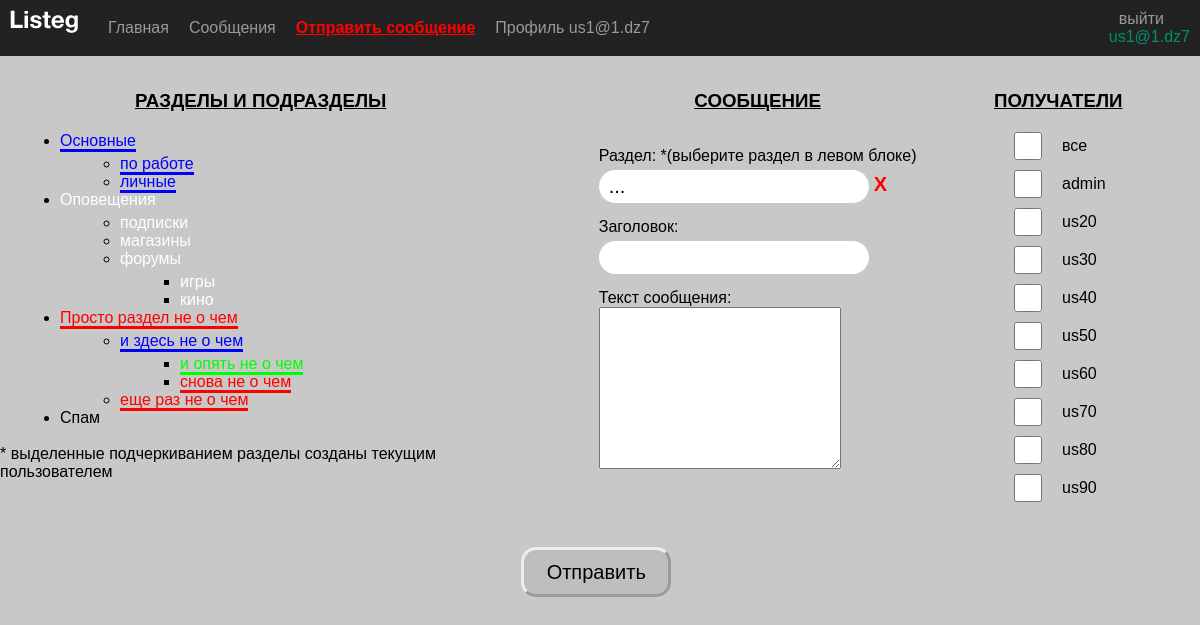
Screenshot of /route/msgOut/ (signed in) with the database file from the repository.
### tables this page shows
CREATE TABLE `sections` (
  `id` int(3) NOT NULL,
  `name` varchar(50) NOT NULL,
  `parent_id` int(3) DEFAULT '0',
  `user_id` int(11) NOT NULL,
  `color_id` int(3) DEFAULT NULL,
  `date_time` datetime NOT NULL DEFAULT CURRENT_TIMESTAMP
);

CREATE TABLE `users` (
  `id` int(11) NOT NULL,
  `user` varchar(255) NOT NULL,
  `email` varchar(255) NOT NULL,
  `phone` varchar(20) DEFAULT NULL,
  `password` char(60) NOT NULL,
  `flag_email_notification` tinyint(1) NOT NULL DEFAULT '0',
  `flag_active` tinyint(1) NOT NULL DEFAULT '0'
);

### helpers/pdo_query.php (called while the page is built, shortened)
<?php
function selectUsers(object $pdo): array
{
    $sql = 'SELECT
            id,
            user,
            email
            FROM `users`';
    $stmt = $pdo->prepare($sql);
    $stmt->execute();
    return $stmt->fetchAll();
}
function selectSection(object $pdo): array
{
    $sql = 'SELECT
                `sections`.id AS sections_id,
                `sections`.name,
                `sections`.parent_id,
                `sections`.user_id,
                `sections`.color_id,
                `colors`.red,
                `colors`.green,
                `colors`.blue,
                `users`.email
            FROM `sections`
            LEFT OUTER JOIN `colors`
            ON `sections`.color_id = `colors`.id
            LEFT OUTER JOIN `users`
            ON `sections`.user_id = `users`.id
            ORDER BY `sections`.parent_id';
    $stmt = $pdo->prepare($sql);
    $stmt->execute();
    $resDB = $stmt->fetchAll();
    $category = [];
    foreach ($resDB  as $sectDB) {
        $category[$sectDB['parent_id']][] = $sectDB;
    }
    return $category;
}

### template/tempUserSection.php (the view, shortened to what this page needs)
<div>
    <?php
    function outTree($parent_id, $level)
    {
        global $category, $linkSections;
        if (isset($category[$parent_id])) {
            echo "<ul class=\"section-list\">";
            foreach ($category[$parent_id] as $value) {
                $color = "rgb(" . $value["red"] . "," . $value["green"] . "," . $value["blue"] . ")";
                echo '<li>
                    <a href="' . $linkSections . '?parent=' . $value['sections_id'] . '&parentName=' . str_replace(" ", "%20", $value['name']) . '" style=" color:' . $color . ';
                                border-bottom: ' .
                    ($value['email'] == $_SESSION['login'] ?
                        ' 3px solid ' . $color
                        : 'none') .
                    '" >' .
                    $value['name'] .
                    '</a>
                </li>';
                $level = $level + 1;
                outTree($value["sections_id"], $level);
                $level = $level - 1;
            }
            echo "</ul>";
        }
    }
    outTree(0, 0);
    ?>
    <br>
    <p>* выделенные подчеркиванием разделы созданы текущим пользователем</p>
</div>

### template/msg/tempMsgCreate.php (shortened to what this page needs)
<?php
$users = selectUsers($pdo);
$users = array_filter(
    $users,
    function ($element) {
        return $element['id'] !== $_SESSION['user_id'];
    }
);
array_unshift($users, ['id' => -1, 'user' => 'все', 'email' => '-----']);
?>
<div class="container-msg">
    <div>
        <h3 class="page-header">РАЗДЕЛЫ И ПОДРАЗДЕЛЫ</h3>
        <?php require $_SERVER['DOCUMENT_ROOT'] . '/template/tempUserSection.php'; ?>
    </div>
    <form action="" method="POST" class="form-msg">
        <div class="container-msg">
            <div class="input-msg">
                <h3 class="page-header">СООБЩЕНИЕ</h3>
                <label class="enter-label" for="section">Раздел: <smal>*(выберите раздел в левом блоке)</smal></label>
                <div class="block-section">
                    <div class="section-name"> <?= $sectionName ?></div>
                    <a href="/route/msgOut/?clearSection=1" class="cross-clear">
                        Х
                    </a>
                </div>
                <label class="enter-label" for="msg-title">Заголовок:</label>
                <input type="text" id="msg-title" name="title" value="<?= $title ?>">
                <label class="enter-label" for="msg-text">Текст сообщения:</label>
                <textarea class="text-msg" id="msg-text" name="text"> <?= htmlspecialchars($text) ?></textarea>
            </div>
            <div class="input-msg">
                <h3 class="page-header">ПОЛУЧАТЕЛИ</h3>
                <ul class="user-list">
                    <?php
                    foreach ($users as $user) { ?>
                        <li class="user-list-element">
                            <input type="checkbox" class="check-user" name="recepient[]" value="<?= $user['id'] ?>" <?php if (in_array($user['id'], $checked)) { ?> checked <?php } ?>>
                            <span><?= $user['user'] ?></span>
                        </li>
                    <?php } ?>
                </ul>
            </div>
        </div>
        <input type="submit" name="btnSubmit" value="Отправить" class="enter-button" />
    </form>
</div>

### css/style.css (style rules this page uses)
* { margin: 0; padding: 0; font-family: Arial, Helvetica, sans-serif; }
body { background-color: #c9c8c8; }
.enter-label { margin-top: 15px; }
.enter-button { margin-top: 35px; width: 150px; height: 50px; border-radius: 15px; border-style: outset; background-color: rgb(190, 190, 190); }
.page-header { text-align: center; margin-bottom: 20px; margin-top: 20px; text-decoration: underline; }
input, select, .section-name { font-size: 20px; margin-top: 5px; padding: 5px 10px; border: none; border-radius: 20px; width: 250px; background-color: #fff; }
.section-list { margin-left: 5vw; margin-top: 5px; padding: 0; }
.section-list li a { text-decoration: none; }
.block-section { display: flex; flex-direction: row; flex-wrap: nowrap; align-items: center; }
.cross-clear { display: block; margin-left: 5px; font-weight: bold; font-size: 20px; text-decoration: none; color: red; }
.container-msg { display: flex; flex-direction: row; flex-wrap: nowrap; justify-content: space-evenly; }
.input-msg { display: flex; flex-direction: column; }
.text-msg { width: 20vw; height: 20vh; }
.check-user { margin: 0 20px 0 0; padding: 0 20px 0 0; height: 28px; width: 28px; }
.form-msg { width: 60vw; }
.user-list-element { list-style: none; padding-left: 20px; display: flex; flex-wrap: nowrap; align-items: center; margin-bottom: 10px; }

### rows the page displays
sections: name "Основные"
sections: name "по работе"
sections: name "личные"
sections: name "Оповещения"
sections: name "подписки"
sections: name "магазины"
sections: name "форумы"
sections: name "игры"
sections: name "кино"
sections: name "Просто раздел не о чем"
sections: name "и здесь не о чем"
sections: name "и опять не о чем"
sections: name "снова не о чем"
sections: name "еще раз не о чем"
sections: name "Спам"
users: user "admin"
users: user "us20"
users: user "us30"
users: user "us40"
users: user "us50"
users: user "us60"
users: user "us70"
users: user "us80"
users: user "us90"

### other values shown
cutString($element['title'], 150) "Главная"
cutString($element['title'], 150) "Сообщения"
cutString($element['title'], 150) "Отправить сообщение"
cutString($element['title'], 150) "Профиль us1@1.dz7"
$_SESSION['login'] "us1@1.dz7"
$sectionName "..."
$user['user'] "все"
